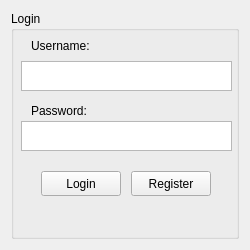
<?xml version="1.0" encoding="UTF-8"?>
<ui version="4.0">
 <class>loginwindow</class>
 <widget class="QWidget" name="loginwindow">
  <property name="geometry">
   <rect>
    <x>0</x>
    <y>0</y>
    <width>250</width>
    <height>250</height>
   </rect>
  </property>
  <property name="windowTitle">
   <string>Form</string>
  </property>
  <layout class="QVBoxLayout" name="verticalLayout_2">
   <item>
    <widget class="QGroupBox" name="LoginBox">
     <property name="enabled">
      <bool>true</bool>
     </property>
     <property name="autoFillBackground">
      <bool>true</bool>
     </property>
     <property name="title">
      <string>Login</string>
     </property>
     <widget class="QLabel" name="label">
      <property name="geometry">
       <rect>
        <x>20</x>
        <y>25</y>
        <width>100</width>
        <height>20</height>
       </rect>
      </property>
      <property name="text">
       <string>Username:</string>
      </property>
     </widget>
     <widget class="QPlainTextEdit" name="usernameTextEdit">
      <property name="geometry">
       <rect>
        <x>10</x>
        <y>50</y>
        <width>211</width>
        <height>30</height>
       </rect>
      </property>
     </widget>
     <widget class="QLabel" name="label_2">
      <property name="geometry">
       <rect>
        <x>20</x>
        <y>90</y>
        <width>100</width>
        <height>20</height>
       </rect>
      </property>
      <property name="text">
       <string>Password:</string>
      </property>
     </widget>
     <widget class="QPushButton" name="loginButton">
      <property name="geometry">
       <rect>
        <x>30</x>
        <y>160</y>
        <width>80</width>
        <height>25</height>
       </rect>
      </property>
      <property name="text">
       <string>Login</string>
      </property>
     </widget>
     <widget class="QPlainTextEdit" name="passwordTextEdit">
      <property name="geometry">
       <rect>
        <x>10</x>
        <y>110</y>
        <width>211</width>
        <height>30</height>
       </rect>
      </property>
     </widget>
     <widget class="QPushButton" name="registerButton">
      <property name="geometry">
       <rect>
        <x>120</x>
        <y>160</y>
        <width>80</width>
        <height>25</height>
       </rect>
      </property>
      <property name="text">
       <string>Register</string>
      </property>
     </widget>
    </widget>
   </item>
  </layout>
 </widget>
 <resources/>
 <connections/>
</ui>
